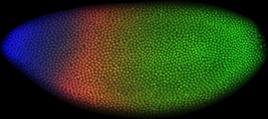
#> input picture Lab08 - Watershed/image.jpg, 268 x 119 px, shrunk from 1275 x 567 before the run
$ jupyter execute lab08.ipynb
#> lines starting #> are read from the running program, lines starting #| are printed output that depends on the picture; after the words box and inside, x2 and y2 are one past the last pixel; in counts of white or black regions, pixels touching at a corner belong together
[cell 1]
# code here
import cv2 as cv
import matplotlib.pyplot as plt
import numpy as np

1) Aplique nas imagens abaixo o algortimo Watershed para realizar a contagem de células. Faça tanto para  a imagem original e para a imagem gradiente

[cell 2]
img = cv.imread("image.jpg", cv.IMREAD_GRAYSCALE)
#> img: shape (119, 268); min 0, max 155, mean 49.9

thresh = cv.adaptiveThreshold(img,255,cv.ADAPTIVE_THRESH_MEAN_C,cv.THRESH_BINARY,11,0)
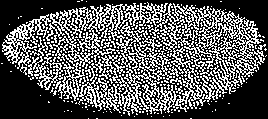
#> thresh: shape (119, 268); 34.8% white in thin lines or dots


# noise removal
kernel = np.ones((3,3),np.uint8)
sure_fg = cv.erode(thresh,kernel=kernel,iterations=2)
#> sure_fg: shape (119, 268); every value is 0
# sure background area
sure_bg = cv.dilate(sure_fg,kernel,iterations=3)
# Finding unknown region
sure_fg = np.uint8(sure_fg)
unknown = cv.subtract(sure_bg,sure_fg)


# Marker labelling
ret, markers = cv.connectedComponents(sure_fg)
#> markers: shape (119, 268) int32; every value is 0
#> ret = 1
print(f'Número de células: {len(np.unique(markers))-1}')
#| Número de células: 0
# Add one to all labels so that sure background is not 0, but 1
markers = markers+1
#> markers: shape (119, 268) int32; every value is 1
# Now, mark the region of unknown with zero
markers[unknown==255] = 0

imgColorida = cv.cvtColor(img,cv.COLOR_GRAY2BGR)
markers = cv.watershed(imgColorida,markers)
#> markers: shape (119, 268) int32; values -1 (black) and 1 (white), 97.6% white; black in thin lines or dots
imgColorida[markers == -1] = [255,0,0]
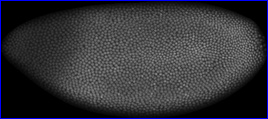
#> imgColorida: shape (119, 268, 3); mean B, G, R 56, 49.9, 49.9


figura = plt.figure(figsize = (15,10))

figura.add_subplot(3,3,1)
plt.imshow(img, cmap='gray', vmin=0, vmax=255)
plt.title(f'Imagem original')

figura.add_subplot(3,3,2)
plt.imshow(thresh, cmap='gray', vmin=0, vmax=255)
plt.title(f'Adaptive Threshold')

figura.add_subplot(3,3,3)
plt.imshow(imgColorida, cmap='gray', vmin=0, vmax=255)
plt.title(f'Imagem Colorida')

figura.add_subplot(3,3,4)
plt.imshow(sure_fg, cmap='gray', vmin=0, vmax=255)
plt.title(f'Foreground')

figura.add_subplot(3,3,5)
plt.imshow(sure_bg, cmap='gray', vmin=0, vmax=255)
plt.title(f'Background')

figura.add_subplot(3,3,6)
plt.imshow(unknown, cmap='gray', vmin=0, vmax=255)
plt.title(f'Região "desconhecida"')
#> figure, not shown here; B, G, R data is drawn as R, G, B

[cell 3]
img2 = cv.imread("image2.jpg", cv.IMREAD_GRAYSCALE)
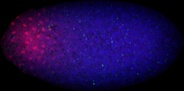
#> input picture Lab08 - Watershed/image2.jpg, 184 x 91 px, shrunk from 876 x 432 before the run
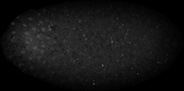
#> img2: shape (91, 184); min 0, max 99, mean 19.5

plt.imshow(img2, cmap='gray', vmin=0, vmax=255)

[cell 4]
img = cv.imread("feijao.jpg", cv.IMREAD_GRAYSCALE)
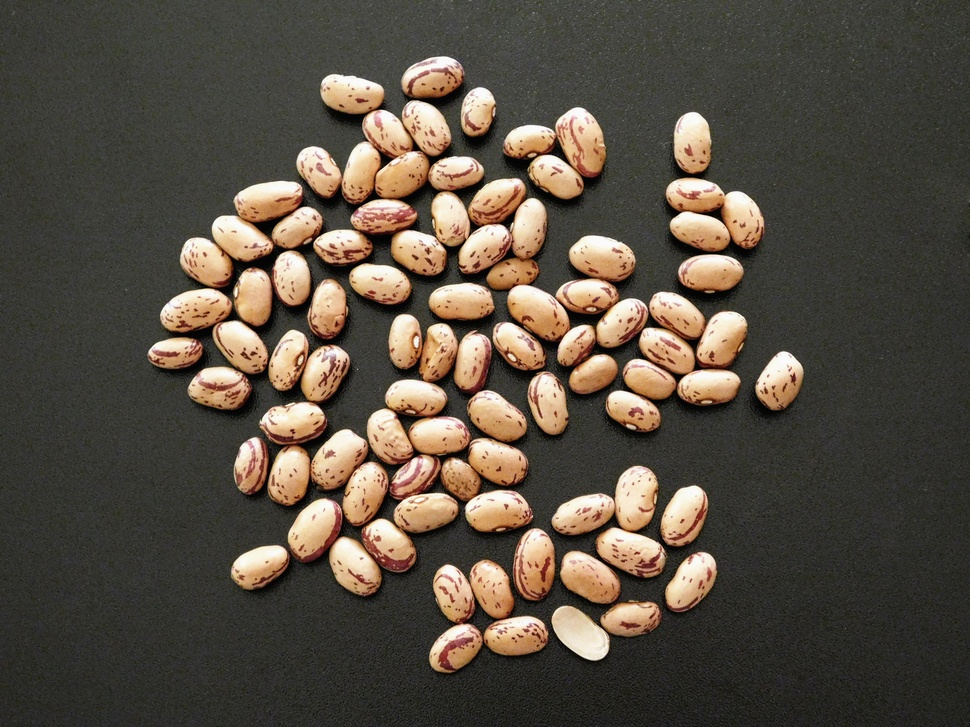
#> input picture Lab08 - Watershed/feijao.jpg, 970 x 727 px, shrunk from 4608 x 3456 before the run
#> img: shape (727, 970); min 0, max 255, mean 80.4


kernel = np.ones((3,3),np.uint8)
filter = cv.medianBlur(img,11)
filter = cv.erode(filter,kernel=kernel,iterations=3)
filter = cv.dilate(filter,kernel=kernel,iterations=3)

#thresh = cv.adaptiveThreshold(filter,255,cv.ADAPTIVE_THRESH_MEAN_C,cv.THRESH_BINARY,11,0)
ret, thresh = cv.threshold(filter,100,255,cv.THRESH_BINARY)
#> thresh: shape (727, 970); 21.4% white; 26 white regions, largest, box (x1, y1, x2, y2) and area: (297, 74, 746, 428) 42394, (268, 315, 543, 560) 30338, (161, 181, 348, 438) 21676

kernel = np.ones((15,15),np.uint8)
thresh = cv.erode(thresh,kernel=kernel,iterations=1)
#> thresh: shape (727, 970); 7.5% white; 67 white regions, largest, box (x1, y1, x2, y2) and area: (305, 109, 441, 223) 3788, (189, 188, 291, 276) 2483, (563, 474, 654, 563) 2383
thresh = cv.morphologyEx(thresh,cv.MORPH_CLOSE,kernel,iterations=3)
#> thresh: shape (727, 970); 22.4% white; 2 white regions, box (x1, y1, x2, y2) and area: (160, 64, 795, 657) 157217, (240, 553, 277, 578) 450
#thresh = cv.dilate(thresh,kernel=kernel,iterations=1)

# noise removal
kernel = np.ones((15,15),np.uint8)
sure_fg = cv.erode(thresh,kernel,iterations=8)
#> sure_fg: shape (727, 970); 0.01% white; 2 white regions (1 under 20 px), largest, box (x1, y1, x2, y2) and area: (456, 294, 467, 299) 55
sure_fg = cv.morphologyEx(thresh,cv.MORPH_OPEN,kernel,iterations=8)
#> sure_fg: shape (727, 970); 4% white; 2 white regions, box (x1, y1, x2, y2) and area: (400, 238, 523, 355) 14391, (394, 403, 517, 516) 13899
# sure background area
sure_bg = cv.dilate(sure_fg,kernel,iterations=3)
#> sure_bg: shape (727, 970); 7.3% white; 2 white regions, box (x1, y1, x2, y2) and area: (379, 217, 544, 376) 26235, (373, 382, 538, 537) 25575
# Finding unknown region
sure_fg = np.uint8(sure_fg)
unknown = cv.subtract(sure_bg,sure_fg)
#> unknown: shape (727, 970); 3.3% white; 2 white regions, box (x1, y1, x2, y2) and area: (379, 217, 544, 376) 11844, (373, 382, 538, 537) 11676


# Marker labelling
ret, markers = cv.connectedComponents(sure_fg)
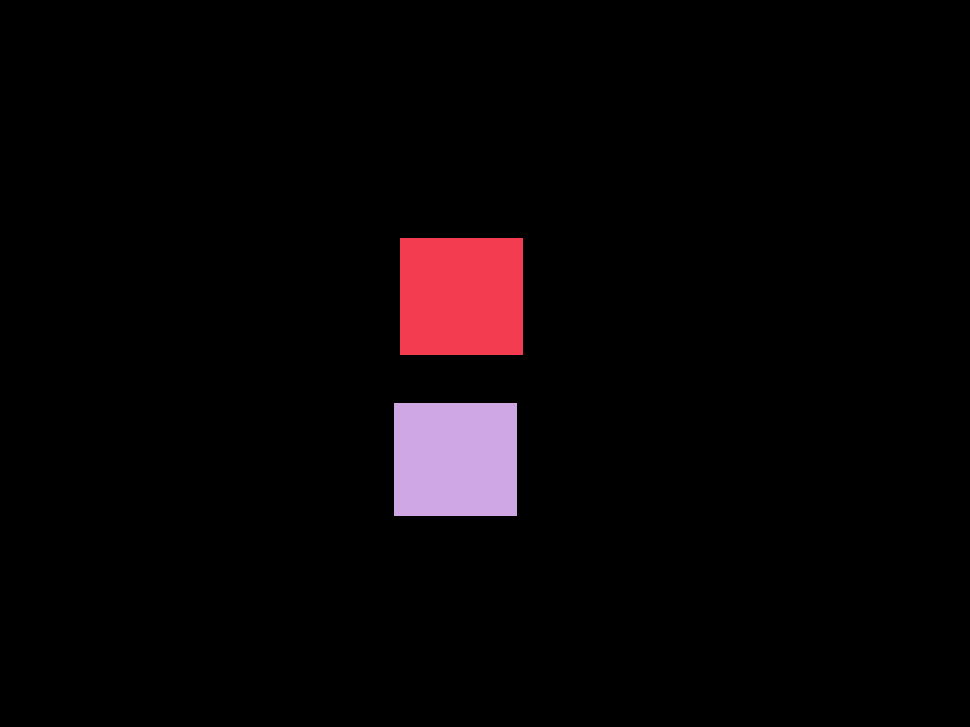
#> markers: shape (727, 970) int32; 3 distinct labels, from 0 to 2; one colour per label, 0 black
#> ret = 3
print(f'Número de Feijões: {len(np.unique(markers))-1}')
#| Número de Feijões: 2
# Add one to all labels so that sure background is not 0, but 1
markers = markers+1
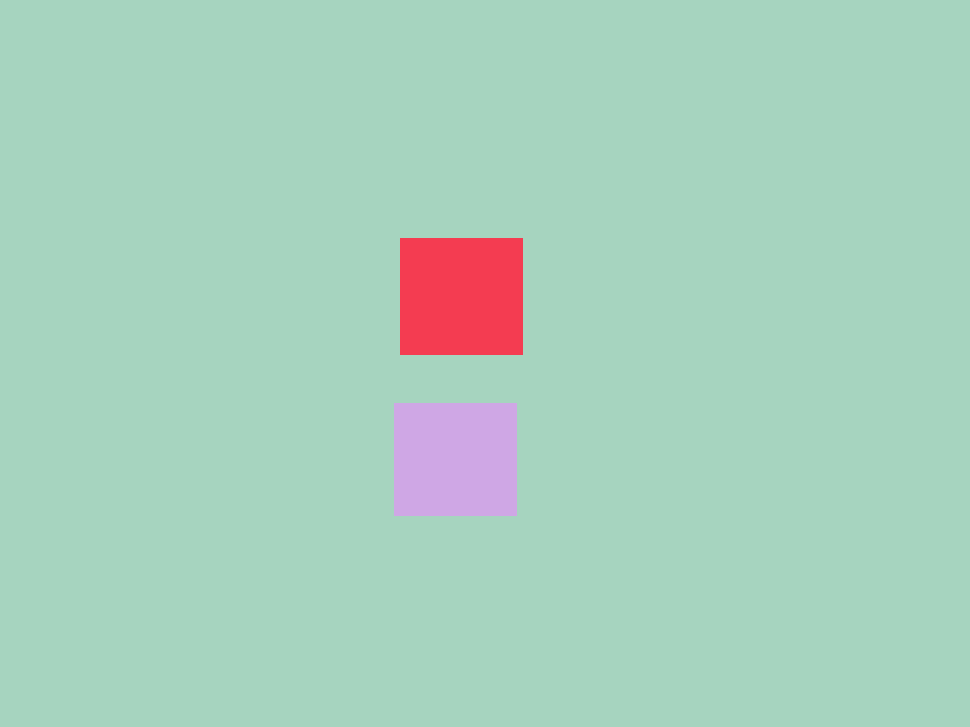
#> markers: shape (727, 970) int32; 3 distinct labels, from 1 to 3; one colour per label, 0 black
# Now, mark the region of unknown with zero
markers[unknown==255] = 0
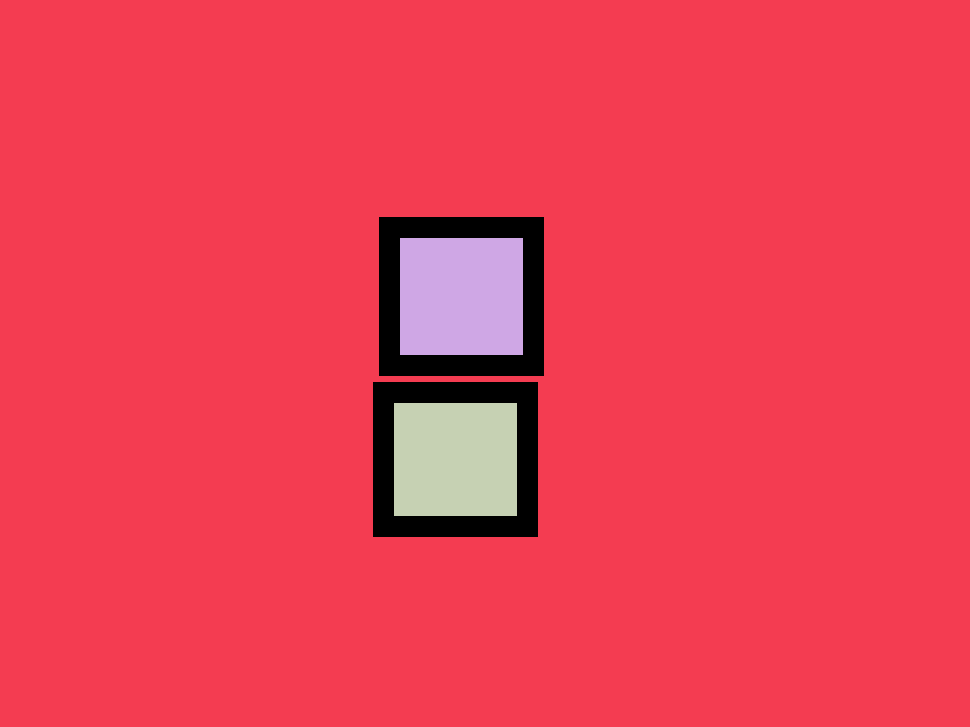
#> markers: shape (727, 970) int32; 4 distinct labels, from 0 to 3; one colour per label, 0 black

imgColorida = cv.cvtColor(img,cv.COLOR_GRAY2BGR)
#> imgColorida: shape (727, 970, 3)
markers = cv.watershed(imgColorida,markers)
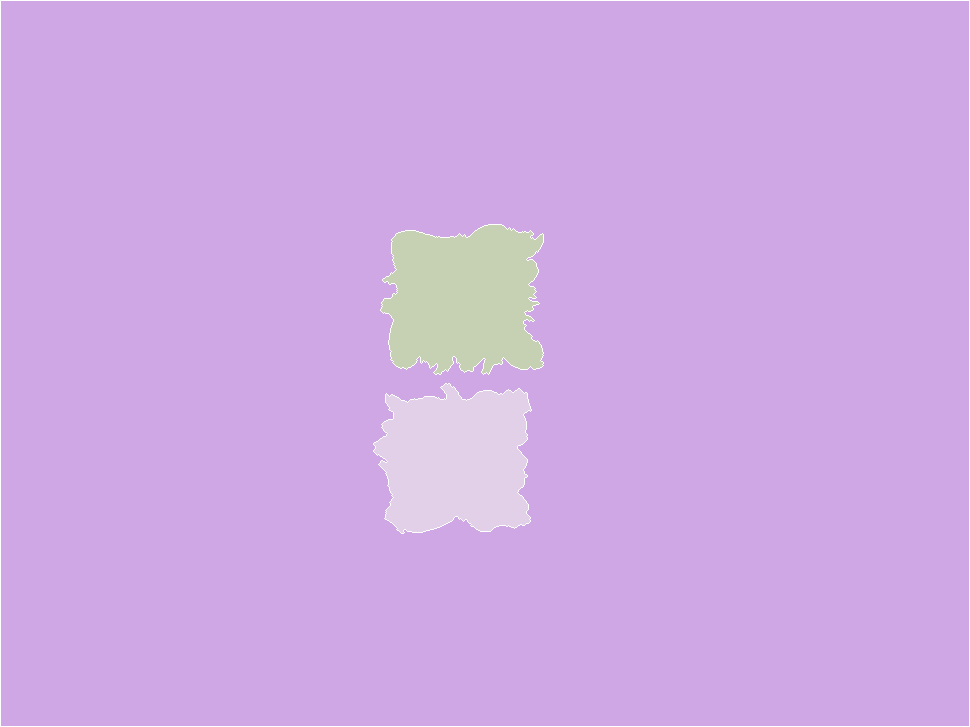
#> markers: shape (727, 970) int32; 4 distinct labels, from -1 to 3; one colour per label, 0 black, -1 white
imgColorida[markers == -1] = [255,0,0]
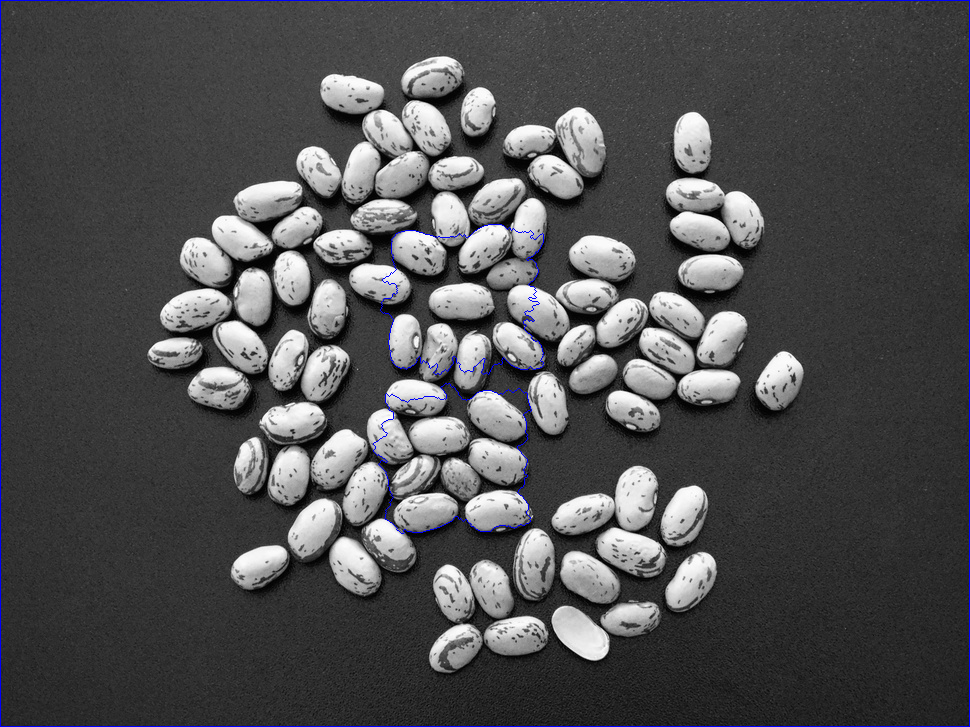
#> imgColorida: shape (727, 970, 3); mean B, G, R 81.7, 80, 80


figura = plt.figure(figsize = (15,15))

figura.add_subplot(3,3,1)
plt.imshow(img, cmap='gray', vmin=0, vmax=255)
plt.title(f'Imagem original')

figura.add_subplot(3,3,2)
plt.imshow(thresh, cmap='gray', vmin=0, vmax=255)
plt.title(f'Threshold')

figura.add_subplot(3,3,3)
plt.imshow(imgColorida, cmap='gray', vmin=0, vmax=255)
plt.title(f'Imagem Colorida')

figura.add_subplot(3,3,4)
plt.imshow(sure_fg, cmap='gray', vmin=0, vmax=255)
plt.title(f'Foreground')

figura.add_subplot(3,3,5)
plt.imshow(sure_bg, cmap='gray', vmin=0, vmax=255)
plt.title(f'Background')

figura.add_subplot(3,3,6)
plt.imshow(unknown, cmap='gray', vmin=0, vmax=255)
plt.title(f'Região "desconhecida"')
#> figure, not shown here; B, G, R data is drawn as R, G, B
